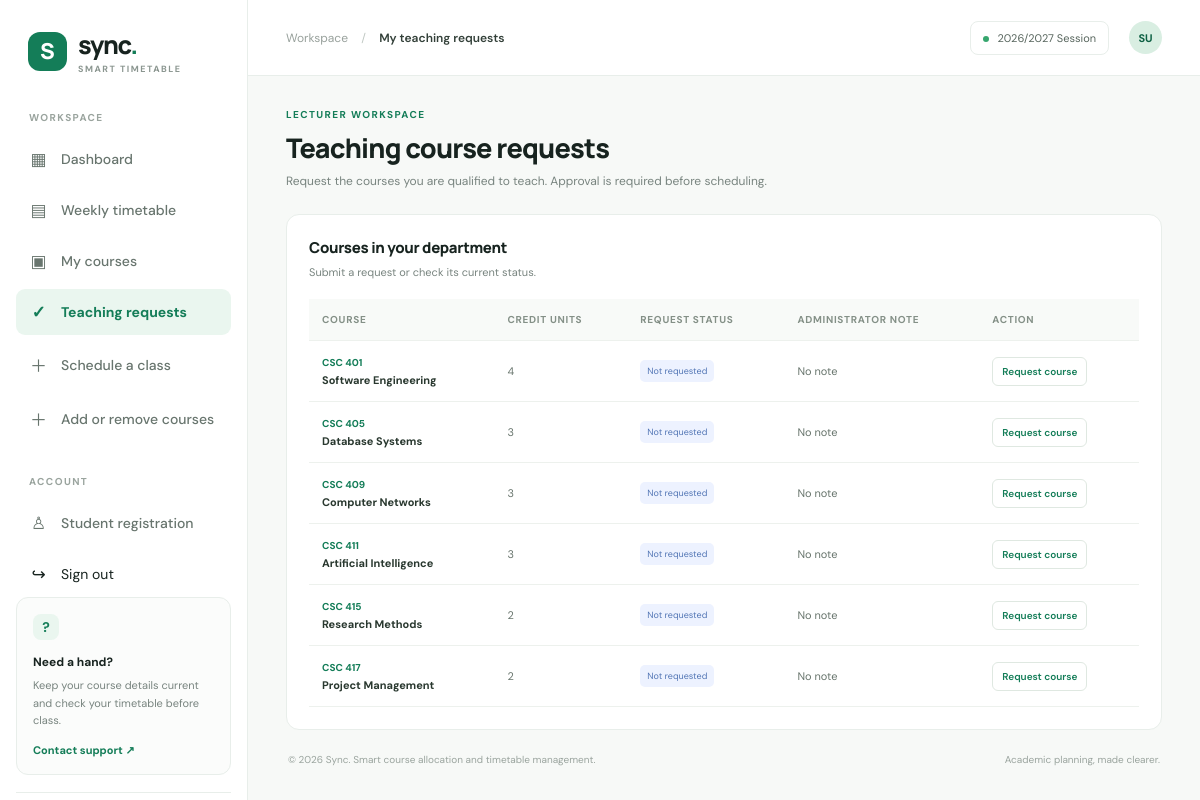
Page /lecturer_courses.php (signed in) on the committed database.
### tables this page shows
CREATE TABLE IF NOT EXISTS courses (
  id INT UNSIGNED AUTO_INCREMENT PRIMARY KEY,
  department_id INT UNSIGNED NOT NULL,
  course_code VARCHAR(30) NOT NULL UNIQUE,
  title VARCHAR(180) NOT NULL,
  credit_units TINYINT UNSIGNED NOT NULL DEFAULT 2,
  course_type ENUM('core','elective') NOT NULL DEFAULT 'core',
  description TEXT NULL,
  is_active TINYINT(1) NOT NULL DEFAULT 1,
  created_at TIMESTAMP NOT NULL DEFAULT CURRENT_TIMESTAMP,
  CONSTRAINT fk_courses_department FOREIGN KEY (department_id) REFERENCES departments(id)
    ON UPDATE CASCADE ON DELETE RESTRICT,
  INDEX idx_courses_department (department_id, is_active)
);

### includes/helpers.php (called while the page is built, shortened)
<?php
function e(mixed $value): string
{
    return htmlspecialchars((string) $value, ENT_QUOTES | ENT_SUBSTITUTE, 'UTF-8');
}

### lecturer_courses.php (the view, shortened to what this page needs)
<?php
require_once __DIR__ . '/includes/helpers.php';
$user = current_user();
require_once __DIR__ . '/config/database.php';
$pageTitle = 'My teaching requests';
$activePage = 'lecturer_courses';
$courseQuery = $pdo->prepare(
    "SELECT c.id, c.course_code, c.title, c.credit_units,
            lcr.status, lcr.review_note, lcr.created_at, lcr.reviewed_at
     FROM courses c
     LEFT JOIN lecturer_course_requests lcr
       ON lcr.course_id = c.id AND lcr.lecturer_id = :lecturer_id
     WHERE c.department_id = :department_id AND c.is_active = 1
     ORDER BY c.course_code"
);
$courseQuery->execute(['lecturer_id' => $user['id'], 'department_id' => $user['department_id']]);
$courses = $courseQuery->fetchAll();
require __DIR__ . '/includes/header.php';
?>
<div class="welcome-row">
  <div><p class="eyebrow">LECTURER WORKSPACE</p><h1>Teaching course requests</h1><p class="muted">Request the courses you are qualified to teach. Approval is required before scheduling.</p></div>
</div>
<section class="panel course-management-panel">
  <div class="panel-heading"><div><h2>Courses in your department</h2><p class="muted">Submit a request or check its current status.</p></div></div>
  <?php if (!$courses): ?>
    <div class="empty-state">No active courses are currently listed for your department. Contact the administrator.</div>
  <?php else: ?>
    <div class="table-scroll"><table class="data-table">
      <thead><tr><th>Course</th><th>Credit units</th><th>Request status</th><th>Administrator note</th><th>Action</th></tr></thead>
      <tbody>
      <?php foreach ($courses as $course): ?>
        <tr>
          <td><span class="table-course-code"><?= e($course['course_code']) ?></span><strong><?= e($course['title']) ?></strong></td>
          <td><?= (int) $course['credit_units'] ?></td>
          <td><span class="status-pill <?= e('status-' . ($course['status'] ?? 'available')) ?>"><?= e(ucfirst($course['status'] ?? 'not requested')) ?></span></td>
          <td><?= e($course['review_note'] ?: 'No note') ?></td>
          <td>
            <?php if (($course['status'] ?? '') === 'approved'): ?>
              <span class="muted">Approved for teaching</span>
            <?php elseif (($course['status'] ?? '') === 'pending'): ?>
              <span class="muted">Awaiting review</span>
            <?php else: ?>
              <form method="post" action="lecturer_courses.php">
                <button class="small-action add-course" type="submit"><?= ($course['status'] ?? '') === 'rejected' ? 'Request again' : 'Request course' ?></button>
              </form>
            <?php endif; ?>
          </td>
        </tr>
      <?php endforeach; ?>
      </tbody>
    </table></div>
  <?php endif; ?>
</section>
<?php require __DIR__ . '/includes/footer.php'; ?>

### includes/header.php (shortened to what this page needs)
<?php
require_once __DIR__ . '/helpers.php';
$currentUser = current_user();
$navItems = [
    'dashboard' => ['index.php', '▦', 'Dashboard'],
    'timetable' => ['timetable.php', '▤', 'Weekly timetable'],
    'courses' => ['courses.php', '▣', 'My courses'],
];
if (($currentUser['role'] ?? '') === 'lecturer') {
    $navItems['lecturer_courses'] = ['lecturer_courses.php', '✓', 'Teaching requests'];
    $navItems['schedule_class'] = ['schedule_class.php', '＋', 'Schedule a class'];
}
?>
<!doctype html>
<html lang="en">
<head>
  <link rel="stylesheet" href="assets/css/style.css">
</head>
<body>
<div class="app-shell">
  <aside class="sidebar" id="sidebar">
    <a class="brand" href="index.php"><span class="brand-mark">S</span><span>sync<span class="brand-dot">.</span><small>SMART TIMETABLE</small></span></a>
    <div class="nav-label">WORKSPACE</div>
    <nav class="main-nav" aria-label="Main navigation">
      <?php foreach ($navItems as $key => $item): ?>
      <a class="nav-link <?= $activePage === $key ? 'active' : '' ?>" href="<?= htmlspecialchars($item[0]) ?>"><span class="nav-icon"><?= $item[1] ?></span><?= htmlspecialchars($item[2]) ?></a>
      <?php endforeach; ?>
      <a class="nav-link" href="courses.php#course-list"><span class="nav-icon">＋</span> Add or remove courses</a>
    </nav>
    <div class="nav-label management-label">ACCOUNT</div>
    <nav class="main-nav" aria-label="Account navigation">
      <a class="nav-link" href="register.php"><span class="nav-icon">♙</span> Student registration</a>
      <form action="logout.php" method="post" class="nav-logout-form"><input type="hidden" name="csrf_token" value="<?= e(csrf_token()) ?>"><button class="nav-link nav-logout-button" type="submit"><span class="nav-icon">↪</span> Sign out</button></form>
    </nav>
    <div class="sidebar-bottom">
      <div class="help-card"><div class="help-symbol">?</div><strong>Need a hand?</strong><p>Keep your course details current and check your timetable before class.</p><a href="mailto:support@sync.local">Contact support ↗</a></div>
      <div class="user-mini"></div>
    </div>
  </aside>
  <main class="main-content">
    <header class="topbar">
      <div class="breadcrumb">Workspace <span>/</span> <strong><?= htmlspecialchars($pageTitle) ?></strong></div>
      <div class="topbar-actions"><span class="term-pill"><span></span> 2026/2027 Session</span><a class="avatar top-avatar" href="login.php" aria-label="Sign in">SU</a></div>
    </header>
    <section class="page-wrap">

### includes/footer.php (shortened to what this page needs)
      <footer class="footer"><span>© <?= date('Y') ?> Sync. Smart course allocation and timetable management.</span><span>Academic planning, made clearer.</span></footer>
    </section>
  </main>
</div>
</body>
</html>

### rows in the picture
courses: course_code "CSC 401", title "Software Engineering", credit_units "4", status "Not requested", review_note "No note"
courses: course_code "CSC 405", title "Database Systems", credit_units "3", status "Not requested", review_note "No note"
courses: course_code "CSC 409", title "Computer Networks", credit_units "3", status "Not requested", review_note "No note"
courses: course_code "CSC 411", title "Artificial Intelligence", credit_units "3", status "Not requested", review_note "No note"
courses: course_code "CSC 415", title "Research Methods", credit_units "2", status "Not requested", review_note "No note"
courses: course_code "CSC 417", title "Project Management", credit_units "2", status "Not requested", review_note "No note"

### other values in the picture
$item[1] "▦"
$item[2] "Dashboard"
$item[1] "▤"
$item[2] "Weekly timetable"
$item[1] "▣"
$item[2] "My courses"
$item[1] "✓"
$item[2] "Teaching requests"
$item[1] "＋"
$item[2] "Schedule a class"
$pageTitle "My teaching requests"
